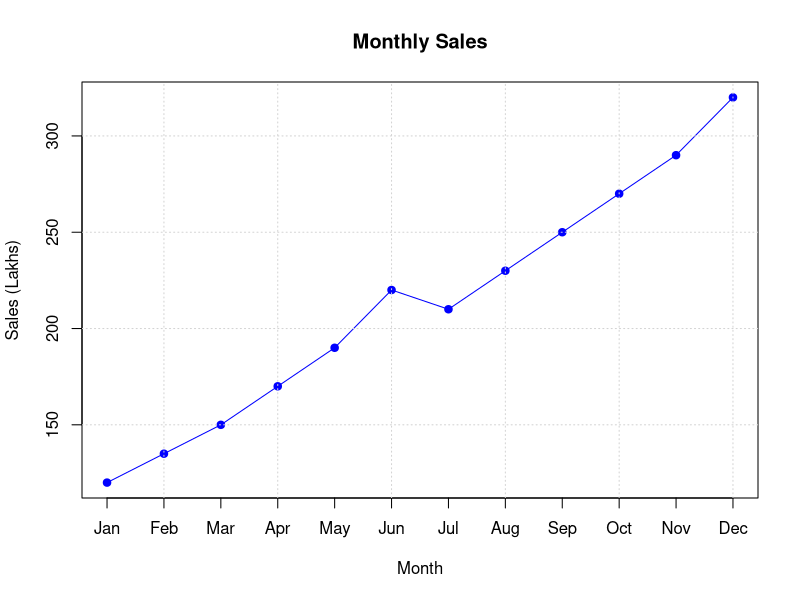

Generate this figure with R:
month <- c("Jan","Feb","Mar","Apr","May","Jun",
           "Jul","Aug","Sep","Oct","Nov","Dec")

sales <- c(120,135,150,170,190,220,
           210,230,250,270,290,320)

plot(sales,
     type = "o",
     pch = 19,
     xaxt = "n",
     col = "blue",
     xlab = "Month",
     ylab = "Sales (Lakhs)",
     main = "Monthly Sales")

axis(1,
     at = 1:12,
     labels = month)

grid()

highest_month <- month[which.max(sales)]
highest_sales <- max(sales)

cat("\n")
cat("Q1. Line chart created to show monthly sales.\n")
cat("Q2. Custom month names have been added using the axis() function.\n")
cat("Q3. Data points have been highlighted using pch = 19.\n")
cat("Q4. Grid lines and proper axis labels have been displayed.\n")
cat("Q5. Month with the highest sales:\n")
cat("   Month :", highest_month, "\n")
cat("   Sales :", highest_sales, "Lakhs\n")
